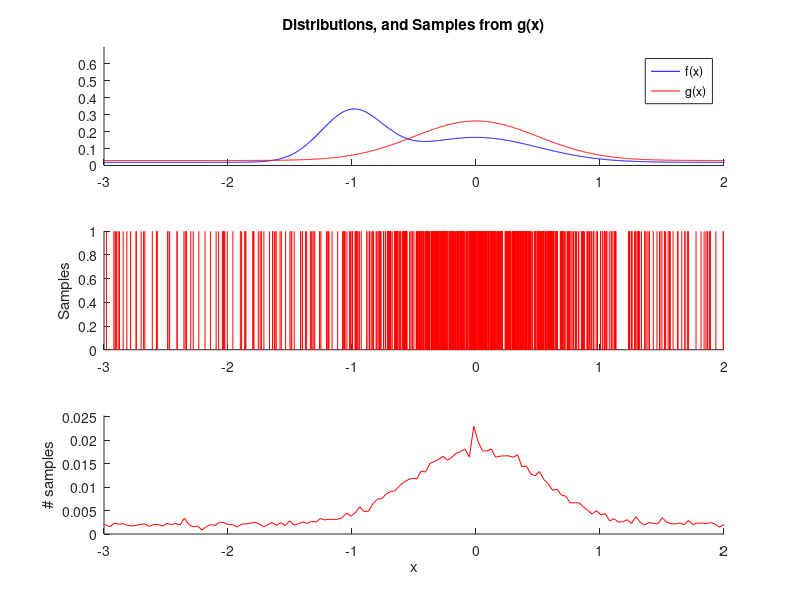
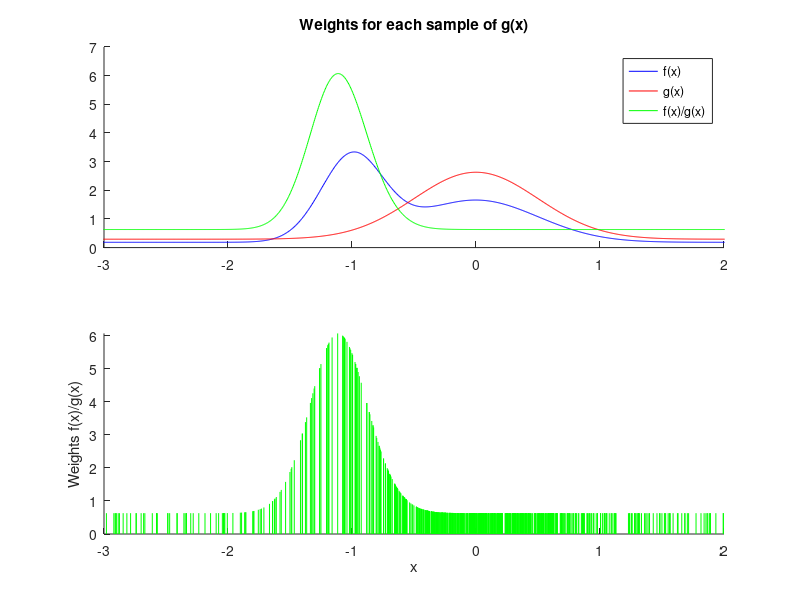
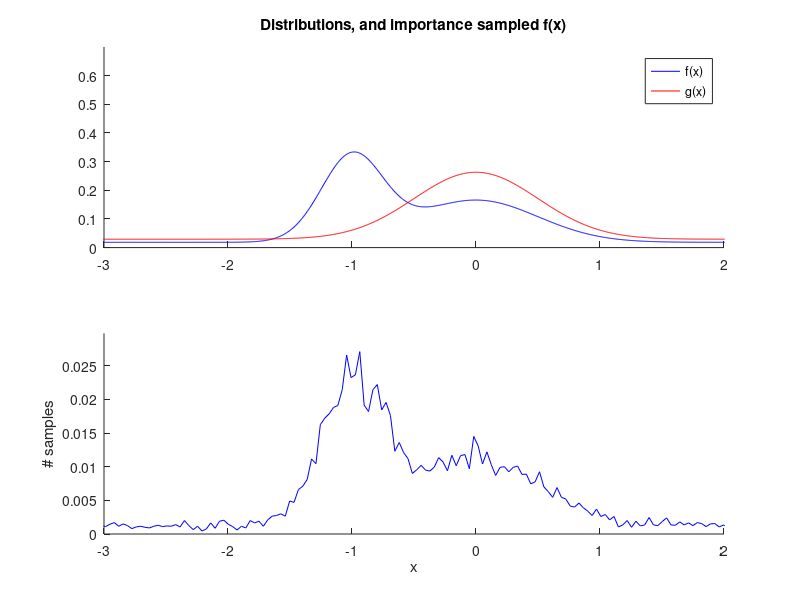

Write MATLAB code to recreate these figures, in order.
%% Importance Sampling graphic
clear;clc;
%% Generate two interesting distributions

% First distribution
L=5;
mu = 0; % mean (mu)
S = 0.5;% covariance (Sigma)
x = [mu-L*sqrt(S):0.005:mu+L*sqrt(S)]; % x points
gx = normpdf(x,mu,S); % p(x) 
gx = gx + 0.1; % Add uniform base probability
gx = gx/sum(gx); % Normalize 
Gx = cumsum(gx);

% Second distribution
mu1 = -1;
S1 = .25;
fx1 = normpdf(x,mu1,S1);
mu2 = -0;
S2 = 0.5;
fx2 = normpdf(x,mu2,S2);
fx = fx1+fx2 + 0.1; % Form f(x)
fx = fx/sum(fx); % Normalize 
Fx = cumsum(fx);

%% Importance Sampling

% Number of particles
M = 20000;

% Sampling g(x)
draw = rand(1,M);
for m=1:M
    indP(m) = find(Gx>=draw(m),1);
    xP(m) = x(indP(m));
end
xPind = hist(indP,M);


% Weighting f(x)/g(x)
for m=1:M
    pgx(m) = gx(find(x>=xP(m),1));
    pfx(m) = fx(find(x>=xP(m),1));
    wx(m) = pfx(m)/pgx(m);
end

%Resampling
WX = cumsum(wx);
WX = WX/max(WX);

draw = rand(1,M);
for m=1:M
    indPnew(m) = find(WX>=draw(m),1);
    xPnew(m) = xP(indPnew(m));
end
xPindnew = hist(indPnew,M);

%% Plotting

% Plot of both distributions, and initial sample of g(x)
figure(1);clf; 
% f(x) and g(x)
subplot(3,1,1); hold on;
plot(x,fx/0.01,'b');
plot(x,gx/0.01,'r');
title('Distributions, and Samples from g(x)')
legend('f(x)', 'g(x)')
axis([-3 2 0 0.7])
% Actual samples plotted as bars, solidity represents density
subplot(3,1,2); hold on;
for m=1:25:M
    plot([xP(m);xP(m)],[0 1],'r')
end
ylabel('Samples');
axis([-3 2 0 1])
% Histogram of samples into 200 bins
subplot(3,1,3); hold on;
[xPH,xH] = hist(xP,200);
plot(xH,xPH./M,'r');
xlabel('x');
ylabel('# samples');
axis([-3 2 0 1.1*max(xPH./M)])

% Weights for each sample
figure(2);clf;
subplot(2,1,1); hold on;
plot(x,fx/0.001,'b');
plot(x,gx/0.001,'r');
plot(x,fx./gx,'g');
title('Weights for each sample of g(x)')
legend('f(x)', 'g(x)','f(x)/g(x)')
axis([-3 2 0 7])
subplot(2,1,2); hold on;
for m=1:25:M
    plot([xP(m);xP(m)],[0 wx(m)],'g')
end
xlabel('x')
ylabel('Weights f(x)/g(x)')
axis([-3 2 0 max(wx)])

figure(3);clf;
subplot(2,1,1); hold on;
plot(x,fx/0.01,'b');
plot(x,gx/0.01,'r');
title('Distributions, and importance sampled f(x)')
legend('f(x)', 'g(x)')
axis([-3 2 0 0.7])

subplot(2,1,2); hold on;
[xPnewH,xnewH] = hist(xPnew,200);
plot(xnewH,xPnewH./M,'b');
xlabel('x');
ylabel('# samples');
axis([-3 2 0 1.1*max(xPnewH./M)])
